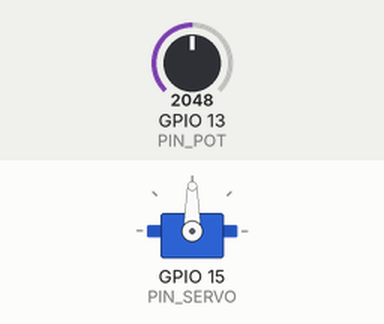
Simulated run of this sketch. Board: ESP32. Shown: servo. The test bench sets the inputs (shaded band); at power-on: GPIO 13 (PIN_POT) = 2048. What the sketch prints to the serial monitor is not drawn.

Above: at 1.2 s.
1.3 s: GPIO 13 (PIN_POT) set to 2866
At 1.7 s:
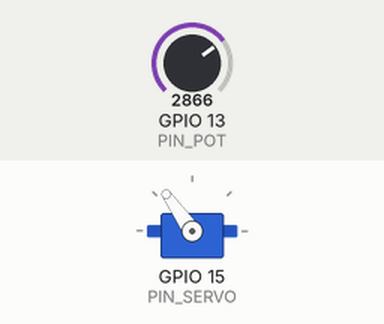
2.8 s: GPIO 13 (PIN_POT) set to 3603
At 3.3 s:
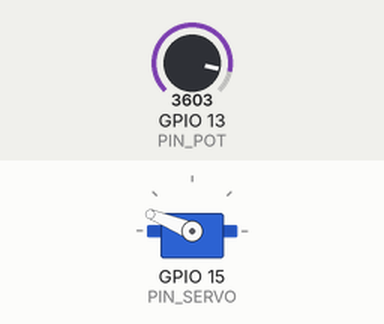
4.3 s: GPIO 13 (PIN_POT) set to 4095
At 5.5 s:
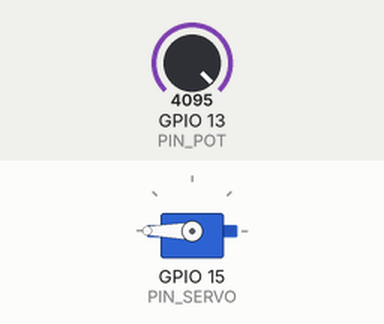
5.8 s: GPIO 13 (PIN_POT) set to 1228
At 6.7 s:
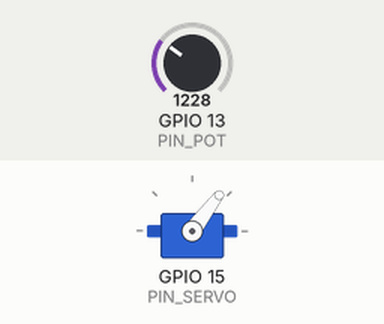
7.3 s: GPIO 13 (PIN_POT) set to 491
At 7.7 s:
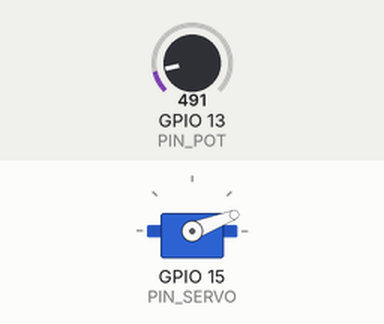
Timing chart, 0 to 9.8 s (numbered marks = the images above; inputs shaded):
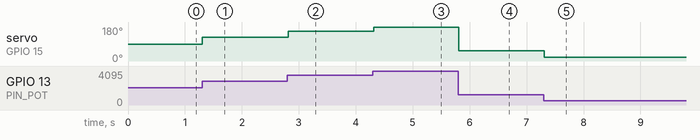

The sketch:

018-01_servo_potentio.ino
```cpp
/**********************************************************************
* Filename    : 018-01_servo_potentio
* Description : Control servo motor with a potentiometer knob.
* Auther      : Alternatives Solutions
* Modification: 2026/03/08
**********************************************************************/

#include <ESP32Servo.h>

Servo servObj;   //create servo object to control a servo

// ADC Max Value read from the potentiometer
const int ADC_MAX_VALUE = 4095;

// Servo Pin
const int PIN_SERVO = 15;
// Potentio Pin
const int PIN_POT = 13;

// Servo stansard  frequence
const int SERV_FREQ = 50;

const int DELAY_TIME = 15;
const bool IS_DEBUG = false;


// the setup function runs once when you press reset or power the board
void setup() {
  servObj.setPeriodHertz(SERV_FREQ);     // standard 50 hz servo
  servObj.attach(PIN_SERVO, 500, 2500);  // attaches the servo on servoPin to the servo object

  Serial.begin(115200);
  Serial.println("\nESP32 Wrover initialization completed!");
//  Serial.println("Ready to handle data...\n");
}

// the loop function runs over and over again forever
void loop() {
  //read potentiometer value
  int inValue = analogRead(PIN_POT);

  //Scale it to me used in the correct value for servo Motor
  int servoValue = map(inValue, 0, ADC_MAX_VALUE, 0, 180);

  //set the servo motor according to the scaled value
  servObj.write(servoValue);
  delay(DELAY_TIME);  // waits 15ms for the servo to reach the position

  // Monitor the values
  if (IS_DEBUG) {
    Serial.print("Pot: ");
    Serial.print(inValue);
    Serial.print(" | Servo: ");
    Serial.println(servoValue);

    delay(DELAY_TIME);
  }
}
```

Measured:
- after the input at 1.3 s, servo on GPIO 15 (PIN_SERVO): 90° → 125° at once
- after the input at 2.8 s, servo on GPIO 15 (PIN_SERVO): 125° → 158° at once
- after the input at 4.3 s, servo on GPIO 15 (PIN_SERVO): 158° → 180° at once
- after the input at 5.8 s, servo on GPIO 15 (PIN_SERVO): 180° → 53° at once
- after the input at 7.3 s, servo on GPIO 15 (PIN_SERVO): 53° → 21° at once
